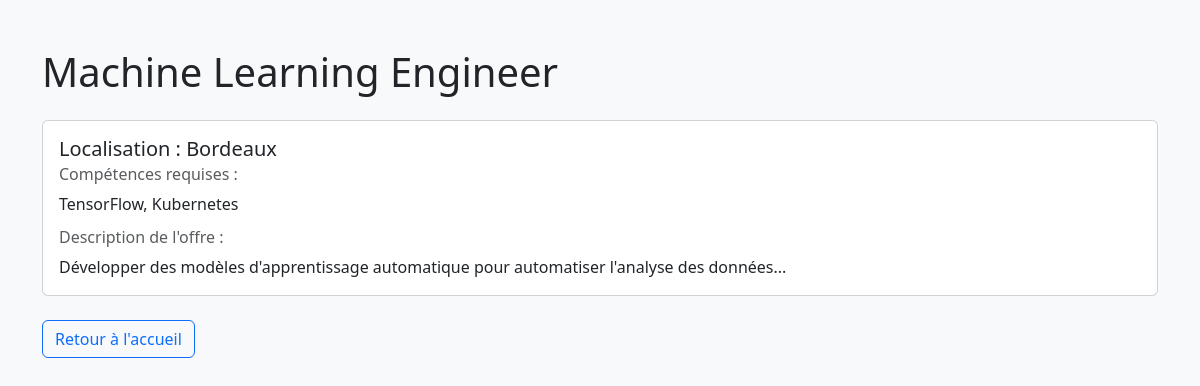
Page /offre/4 on the committed database.
### app.py (models this page shows)
class OffreEmploi(db.Model):
    id = db.Column(db.Integer, primary_key=True)
    titre = db.Column(db.String(100), nullable=False)
    description = db.Column(db.String(500), nullable=False)
    localisation = db.Column(db.String(100), nullable=False)
    competences = db.Column(db.String(200), nullable=False)
    date_publication = db.Column(db.String(50), nullable=False)
    questions = db.Column(JSON, nullable=True)

### app.py (the view)
@app.route("/offre/<int:offre_id>")
def view_offre(offre_id):
    offre = OffreEmploi.query.get_or_404(offre_id)
    return render_template("view_offre.html", offre=offre)

### templates/view_offre.html (shortened to what this page needs)
<!DOCTYPE html>
<html lang="fr">
<head>
    <link href="https://cdn.jsdelivr.net/npm/bootstrap@5.3.0/dist/css/bootstrap.min.css" rel="stylesheet">
</head>
<body class="bg-light">
    <div class="container mt-5">
        <h1 class="mb-4">{{ offre.titre }}</h1>
        <div class="card mb-4">
            <div class="card-body">
                <h5 class="card-title">Localisation : {{ offre.localisation }}</h5>
                <h6 class="card-subtitle mb-2 text-muted">Compétences requises :</h6>
                <p class="card-text">{{ offre.competences }}</p>
                <h6 class="card-subtitle mb-2 text-muted">Description de l'offre :</h6>
                <p class="card-text">{{ offre.description }}</p>
            </div>
        </div>
        <a href="{{ url_for('home') }}" class="btn btn-outline-primary">Retour à l'accueil</a>
    </div>
</body>
</html>

### rows in the picture
OffreEmploi: titre "Machine Learning Engineer", localisation "Bordeaux", competences "TensorFlow, Kubernetes", description "Développer des modèles d'apprentissage automatique pour automatiser l'analyse des données..."
